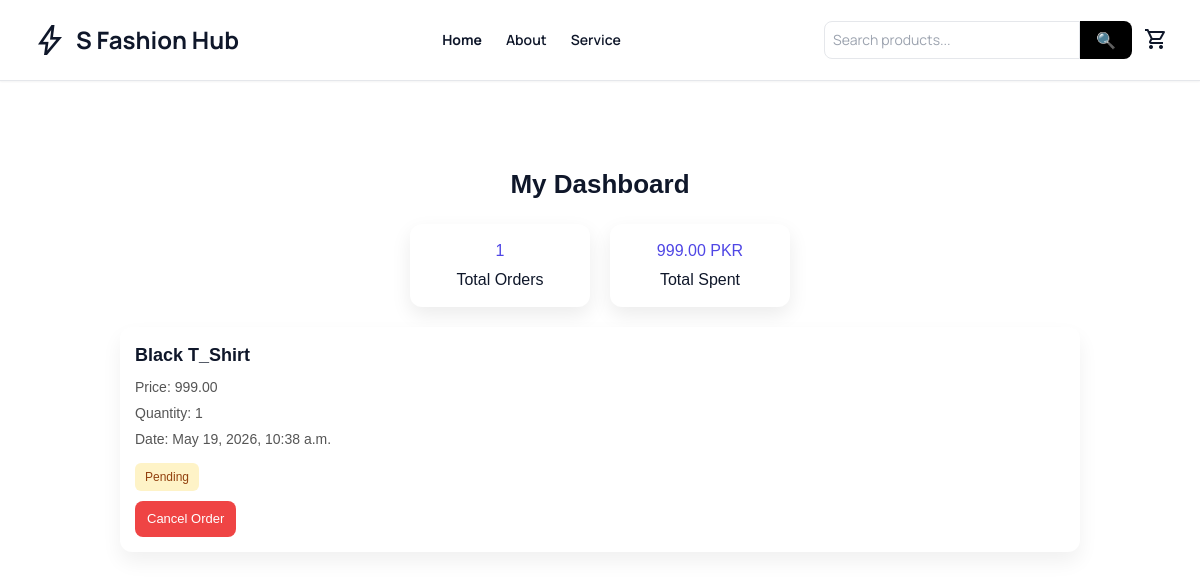
The app's page /dashboard/ (signed in) with its own data.
### app/models.py (models this page shows)
class Order(models.Model):
    user = models.ForeignKey(User, on_delete=models.CASCADE, null=True, blank=True)
    customer_name = models.CharField(max_length=200)
    email = models.EmailField()
    phone = models.CharField(max_length=20)
    address = models.TextField()
    product_name = models.ForeignKey(Product, on_delete=models.CASCADE)
    price = models.DecimalField(max_digits=10, decimal_places=2)
    quantity = models.PositiveIntegerField(default=1)
    STATUS_CHOICES = (
        ('Pending', 'Pending'),
        ('Processing', 'Processing'),
        ('Shipped', 'Shipped'),
        ('Delivered', 'Delivered'),
    )
    status = models.CharField(max_length=20, choices=STATUS_CHOICES, default='pending')
    order_date = models.DateTimeField(auto_now_add=True)

class Product(models.Model):
    name = models.CharField(max_length=200)
    description = models.TextField(default="", blank=True)
    price = models.DecimalField(max_digits=10, decimal_places=2)
    image = models.ImageField(upload_to='products/', null=True, blank=True)
    stock = models.IntegerField(default=0)

### app/views.py (the view)
# urls.py: path('dashboard/', views.dashboard, name='dashboard'),
@login_required(login_url='login')
@login_required(login_url='login')
def dashboard(request):
    orders = Order.objects.filter(
        user=request.user,
        status="pending"
    ).order_by('-order_date')
    total_amount = sum(order.price * order.quantity for order in orders)
    order_count = orders.count()
    return render(request, 'dashboard.html', {
        'orders': orders,
        'total_amount': total_amount,
        'order_count': order_count,
    })

### Templates/dashboard.html (shortened to what this page needs)
{% extends 'header_footer.html' %}
{% block base %}
<div class="dashboard">
    <div class="header">
        <div class="title">My Dashboard</div>
    </div>
    <div class="stats">
        <div class="box">
            <h3>{{ order_count }}</h3>
            <p>Total Orders</p>
        </div>
        <div class="box">
            <h3>{{ total_amount }} PKR</h3>
            <p>Total Spent</p>
        </div>
    </div>
    {% if orders %}
        <div class="grid">
            {% for order in orders %}
            <div class="card">
                <div class="name">{{ order.product_name.name }}</div>
                <div class="info">Price: {{ order.price }}</div>
                <div class="info">Quantity: {{ order.quantity }}</div>
                <div class="info">Date: {{ order.order_date }}</div>
                {% if order.status == "cancelled" %}
                    <div class="status cancelled">Cancelled</div>
                {% else %}
                    <div class="status pending">Pending</div>
                    <br>
                    <a href="{% url 'cancel_order' order.id %}" class="btn">
                        Cancel Order
                    </a>
                {% endif %}
            </div>
            {% endfor %}
        </div>
    {% endif %}
</div>
{% endblock base %}

### Templates/header_footer.html (style rules this page uses)
body { font-family: 'Manrope', sans-serif; }
.fade-in { animation: fadeIn 0.8s ease-in-out; }
.card { transition: all 0.4s ease; }

### Templates/dashboard.html (style rules this page uses)
.dashboard { max-width: 1000px; margin: 40px auto; padding: 20px; font-family: Arial; }
.header { text-align: center; margin-bottom: 20px; }
.title { font-size: 26px; font-weight: bold; }
.stats { display: flex; justify-content: center; gap: 20px; margin: 20px 0; flex-wrap: wrap; }
.box { background: white; padding: 15px 20px; border-radius: 12px; box-shadow: 0 8px 20px rgba(0,0,0,0.08); text-align: center; min-width: 180px; }
.box h3 { color: #4f46e5; margin-bottom: 5px; }
.grid { display: grid; grid-template-columns: repeat(auto-fit, minmax(280px, 1fr)); gap: 15px; margin-top: 20px; }
.card { background: white; padding: 15px; border-radius: 12px; box-shadow: 0 10px 20px rgba(0,0,0,0.06); }
.name { font-size: 18px; font-weight: bold; margin-bottom: 8px; }
.info { font-size: 14px; margin-bottom: 5px; color: #555; }
.status { display: inline-block; padding: 5px 10px; border-radius: 6px; font-size: 12px; margin-top: 8px; }
.pending { background: #fef3c7; color: #92400e; }
.btn { display: inline-block; margin-top: 10px; padding: 8px 12px; background: #ef4444; color: white; border-radius: 8px; text-decoration: none; font-size: 13px; }

### records on screen
Order: product_name.name "Black T_Shirt", price "999.00", quantity "1", order_date "May 19, 2026, 10:38 a.m.", status "Pending"

### other values on screen
{{ order_count }} "1"
{{ total_amount }} "999.00"
